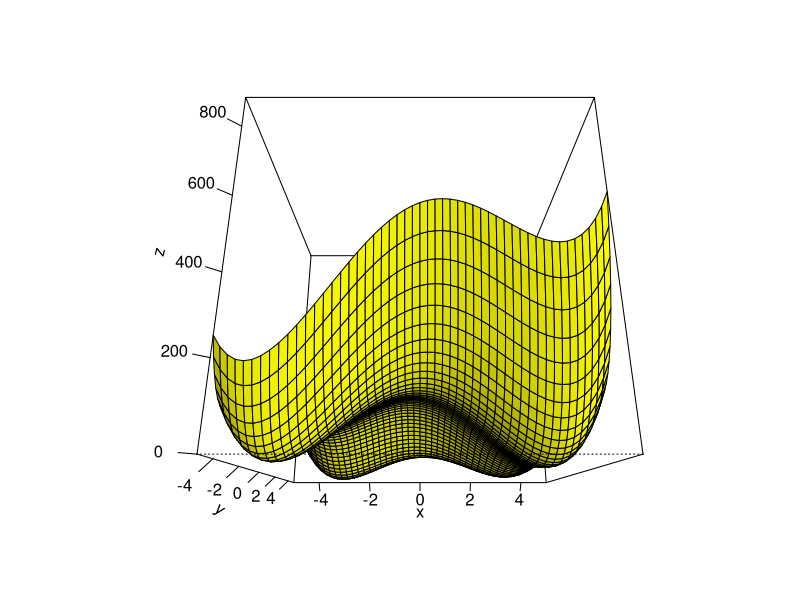

R code for this plot:
#-----------------------------------------------------
# MDS - Fundamentos de c?lculo
# Optimizar funci?n de dos variables
#-----------------------------------------------------

rm(list=ls())

# Representaci?n de la funci?n en tres dimensiones 

f <- function(x1,y1) (x1^2+y1-11)^2+(x1+y1^2-7)^2
x<- seq(-5,5,0.2)
y<- seq(-5,5,0.2)
z<- outer(x,y,f) #la funcion outer es como una hoja de calculo. Nos define para un valor de una fila y una columna los datos. Se pueden poner otras operaciones dentro de outer.
z
persp(x,y,z, phi = -20, col="yellow", shade=0.60, ticktype = "detailed") # ok dibuja una funcion de tres variables

# Optimizamos la funci?n: los argumentos se introducen como un vector

f1 <- function(x) (x[1]^2+x[2]-11)^2+(x[1]+x[2]^2-7)^2 #definimos los argumentos de la funcion como vectores

optim(c(-3,3),f1)   #value indica el valor de la funcion. 
#para optimizar una funcion y no se puede resumir a un problema de programacion lineal. Por ejemplo para maxima verosimilitud es bueno el comando optim
optim(c(-3,3),f1)$par

optim(c(-3,-3),f1)

optim(c(3,3),f1)

optim(c(3,-3),f1) # min

